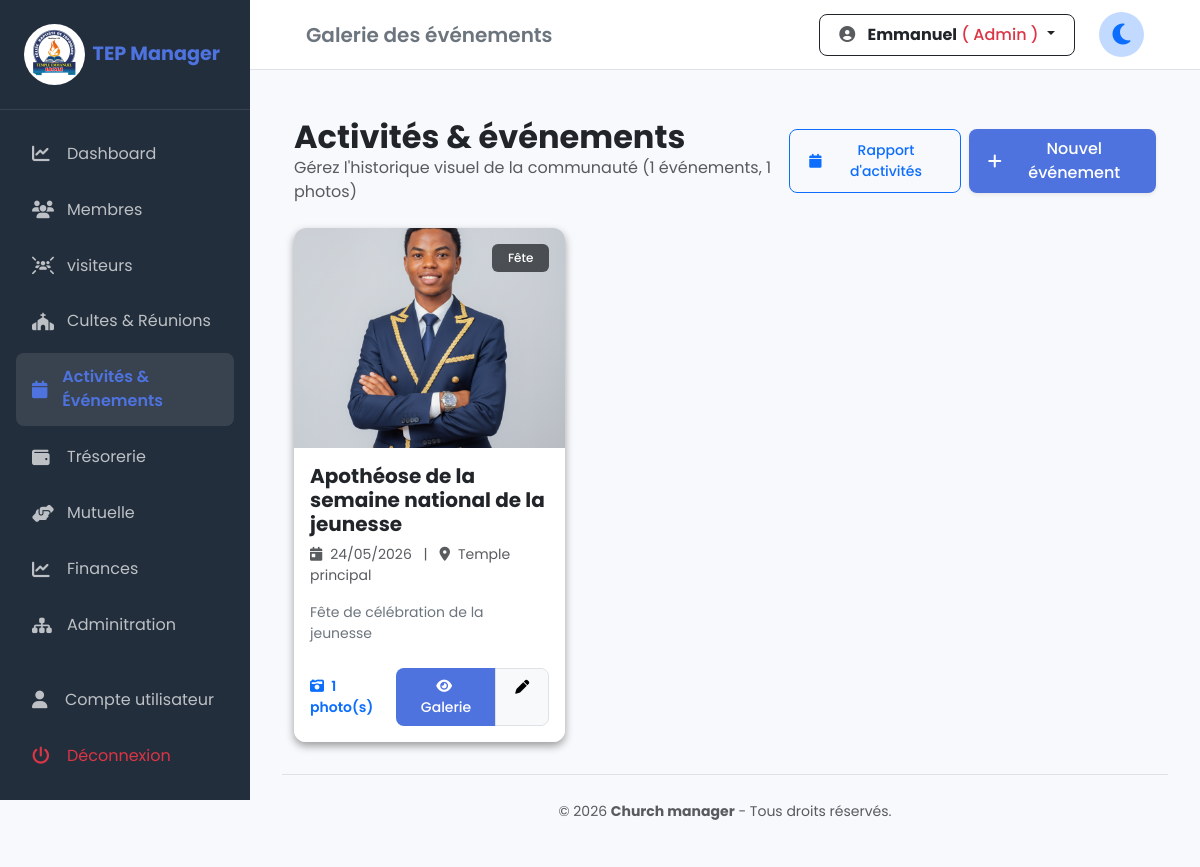
The app's page /evenements/index.php (signed in) with its own data.
### tables this page shows
CREATE TABLE IF NOT EXISTS `evenements` (
  `id` int NOT NULL AUTO_INCREMENT,
  `titre` varchar(255) NOT NULL,
  `type_evenement` enum('Baptême','Mariage','Fête','Concert','Séminaire','Autre') NOT NULL,
  `date_evenement` date NOT NULL,
  `description` text,
  `lieu` varchar(255) DEFAULT 'Au temple',
  `created_at` timestamp NULL DEFAULT CURRENT_TIMESTAMP,
  PRIMARY KEY (`id`)
);

### evenements/index.php (the view, shortened to what this page needs)
<?php
require_once '../includes/header.php';
$total_ev = $pdo->query("SELECT COUNT(*) FROM evenements")->fetchColumn();
$total_photos = $pdo->query("SELECT COUNT(*) FROM evenement_photos")->fetchColumn();
$sql = "SELECT e.*,
        (SELECT nom_fichier FROM evenement_photos WHERE evenement_id = e.id ORDER BY id ASC LIMIT 1) as couverture,
        (SELECT COUNT(*) FROM evenement_photos WHERE evenement_id = e.id) as nb_photos
        FROM evenements e
        ORDER BY e.date_evenement DESC";
$evenements = $pdo->query($sql)->fetchAll();
?>
<div class="container mt-4">
    <div class="d-flex flex-column flex-md-row justify-content-between align-items-start align-items-md-center gap-3 mb-4">
        <div>
            <h2 class="fw-bold text-dark m-0">Activités & événements</h2>
            <p class="text-muted m-0">Gérez l'historique visuel de la communauté (<?= $total_ev ?> événements, <?= $total_photos ?> photos)</p>
        </div>
        <div class="d-flex gap-2">
            <a href="rapports.php" class="btn btn-outline-primary btn-sm d-flex align-items-center">
                <i class="fa-solid fa-calendar me-2"></i>Rapport d'activités
            </a>
            <a href="ajouter.php" class="btn btn-primary shadow-sm d-flex align-items-center">
                <i class="fa-solid fa-plus me-2"></i>Nouvel événement
            </a>
        </div>
    </div>
    <div class="row g-4">
        <?php if(empty($evenements)): ?>
            <div class="col-12 text-center py-5">
                <div class="text-muted">
                    <i class="fa-solid fa-calendar-xmark fa-3x mb-3"></i>
                    <p>Aucun événement enregistré pour le moment.</p>
                    <a href="ajouter.php" class="btn btn-outline-primary btn-sm">Commencer maintenant</a>
                </div>
            </div>
        <?php else: ?>
            <?php foreach($evenements as $ev): ?>
                <div class="col-md-6 col-lg-4">
                    <div class="card border-0 shadow-sm h-100 overflow-hidden">
                        <div class="position-relative">
                            <?php if($ev['couverture']): ?>
                                <img src="../assets/uploads/evenements/<?= $ev['couverture'] ?>"
                                     class="card-img-top"
                                     style="height: 220px; object-fit: cover;"
                                     alt="<?= htmlspecialchars($ev['titre']) ?>">
                            <?php else: ?>
                                <div class="bg-light d-flex align-items-center justify-content-center" style="height: 220px;">
                                    <i class="fa-solid fa-image fa-3x text-secondary opacity-25"></i>
                                </div>
                            <?php endif; ?>
                            <span class="position-absolute top-0 end-0 m-3 badge bg-dark bg-opacity-75 px-3 py-2">
                                <?= htmlspecialchars($ev['type_evenement']) ?>
                            </span>
                        </div>
                        <div class="card-body">
                            <div class="d-flex justify-content-between align-items-start mb-2">
                                <h5 class="card-title fw-bold text-dark mb-0"><?= htmlspecialchars($ev['titre']) ?></h5>
                            </div>
                            <div class="small text-muted mb-3">
                                <i class="fa-solid fa-calendar-day me-2"></i><?= date('d/m/Y', strtotime($ev['date_evenement'])) ?>
                                <span class="mx-2">|</span>
                                <i class="fa-solid fa-location-dot me-2"></i><?= htmlspecialchars($ev['lieu'] ?: 'Non spécifié') ?>
                            </div>
                            <p class="card-text text-secondary small">
                                <?php
                                if (!empty($ev['description'])) {
                                    echo htmlspecialchars(mb_strimwidth($ev['description'], 0, 80, "..."));
                                } else {
                                    echo "Aucune description disponible.";
                                }
                                ?>
                            </p>
                        </div>
                        <div class="card-footer bg-white border-0 pb-3">
                            <div class="d-flex justify-content-between align-items-center">
                                <span class="small text-primary fw-semibold">
                                    <i class="fa-solid fa-camera-retro me-1"></i> <?= $ev['nb_photos'] ?> photo(s)
                                </span>
                                <div class="btn-group">
                                    <a href="voir.php?id=<?= $ev['id'] ?>" class="btn btn-sm btn-primary">
                                        <i class="fa-solid fa-eye me-1"></i> Galerie
                                    </a>
                                    <a href="modifier.php?id=<?= $ev['id'] ?>" class="btn btn-sm btn-light border" title="Modifier">
                                        <i class="fa-solid fa-pen"></i>
                                    </a>
                                </div>
                            </div>
                        </div>
                    </div>
                </div>
            <?php endforeach; ?>
        <?php endif; ?>
    </div>
</div>
<?php require_once '../includes/footer.php'; ?>

### assets/css/style.css (style rules this page uses)
:root { --primary-color: #4e73df; --secondary-color: #858796; --success-color: #1cc88a; --bg-light: #f8f9fc; --sidebar-bg: #222e3c; --sidebar-width: 250px; --topbar-height: 70px; --transition: all 0.3s ease; }
body { font-family: 'Poppins', sans-serif; background-color: var(--bg-light); color: #333; margin: 0; overflow-x: hidden; }
.card { border-radius: 12px; border: none; transition: transform 0.3s ease-in-out; }
.card.shadow-sm { box-shadow: 0 .25rem .5rem rgba(0,0,0,.375) !important; }
.badge { padding: 0.5em 0.8em; font-weight: 500; }
.btn { border-radius: 8px; padding: 0.5rem 1.2rem; gap : 2px; font-weight: 500; }
.btn-primary { background-color: var(--primary-color); border: none; }

### includes/header.php (style rules this page uses)
body { transition: background-color 0.5s ease, color 0.5s ease; }

### evenements/index.php (style rules this page uses)
.card { transition: transform 0.2s ease-in-out, box-shadow 0.2s ease-in-out; }
.card-img-top { transition: opacity 0.3s; }

### records on screen
evenements: type_evenement "Fête", titre "Apothéose de la semaine national de la jeunesse", date_evenement "24/05/2026", lieu "Temple principal", description "Fête de célébration de la jeunesse", nb_photos "1"

### other values on screen
$titre_barre "Galerie des événements"
$_SESSION['user_nom'] "Emmanuel"
$_SESSION['user_role_nom'] "Admin"
$total_ev "1"
$total_photos "1"
